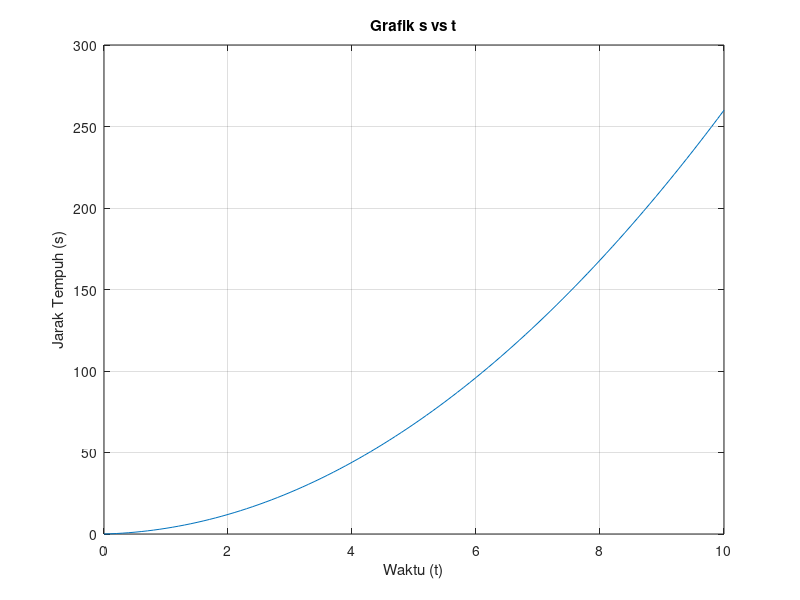

MATLAB code to generate this figure:
clear all
close
clc

tmin = 0.0;
tmax = 10.0;
Nt = 101;
vo = 1;
a = 5;

dt = (tmax - tmin) / (Nt - 1);
for i = 1:Nt
    t(i) = tmin + (i - 1) * dt;
    s(i) = vo * t(i) + 0.5 * a * t(i)^2;
end

plot(t,s)
grid;
xlabel('Waktu (t)');
ylabel('Jarak Tempuh (s)');
title('Grafik s vs t');
